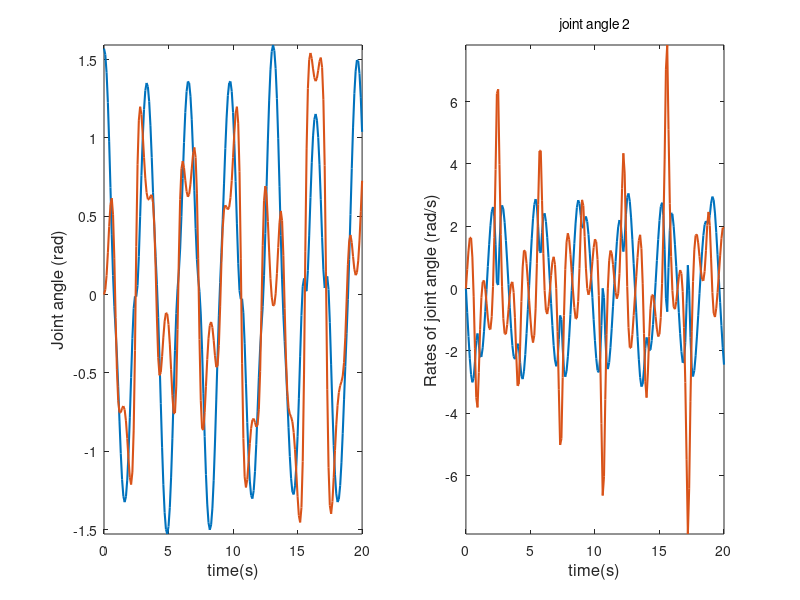

The MATLAB script that drew this image:
function[]=plot_motion()
disp('------------------------------------------------------------------');
disp('Generating plots for joint motions');

load statevar.dat;
load timevar.dat;
Y=statevar;T=timevar;
clear statevar;
clear timevar;

set(0,'DefaultLineLineWidth',1.5)
fh1=figure('Name','Joint Motions','NumberTitle','off');
set(fh1, 'color', 'white'); % sets the color to white
for i=1:length(T)
    t=T(i);
    t=num2str(t);
    subplot(1,2,1)
    
    
    plot(T(1:i),Y(1:i,1),T(1:i),Y(1:i,3));
%     set (gca,'fontsize',12,'fontweight','n','fontname','times new romans','linewidth',0.5,'Box', 'off','TickDir','out' );
%     l1=legend('\theta_1','\theta_2');
%     set(l1,'Orientation','h','Location','northoutside','Color', 'none','Box', 'off','FontAngle','italic','fontsize',14,'fontweight','normal','fontname','times new romans','linewidth',0.5)
    xmin=min(T); xmax=max(T); ymin=min(min(Y(:,1)),min(Y(:,3))); ymax=max(max(Y(:,1)),max(Y(:,3)));
    axis([xmin xmax ymin ymax]);
    xlabel('time(s)','FontSize',12);
    ylabel('Joint angle (rad)','FontSize',12);
    subplot(1,2,2)
    
    plot(T(1:i),Y(1:i,2),T(1:i),Y(1:i,4))
%     set (gca,'fontsize',12,'fontweight','n','fontname','times new romans','linewidth',0.5,'Box', 'off','TickDir','out');
%     l1=legend('$\dot{\theta_1}$','$\dot{\theta_2}$');
%     set(l1,'interpreter','latex','Orientation','h','Location','northoutside','Color', 'none','Box', 'off','FontAngle','italic','fontsize',14,'fontweight','normal','fontname','times new romans','linewidth',0.5)
    xmin=min(T); xmax=max(T); ymin=min(min(Y(:,2)),min(Y(:,4))); ymax=max(max(Y(:,2)),max(Y(:,4))); 
    axis([xmin xmax ymin ymax]);
    title(['joint angle 2'],'fontweight','normal','fontsize',10);
    xlabel('time(s)','FontSize',12);
    ylabel('Rates of joint angle (rad/s)','FontSize',12);
    pause(0.01)
end